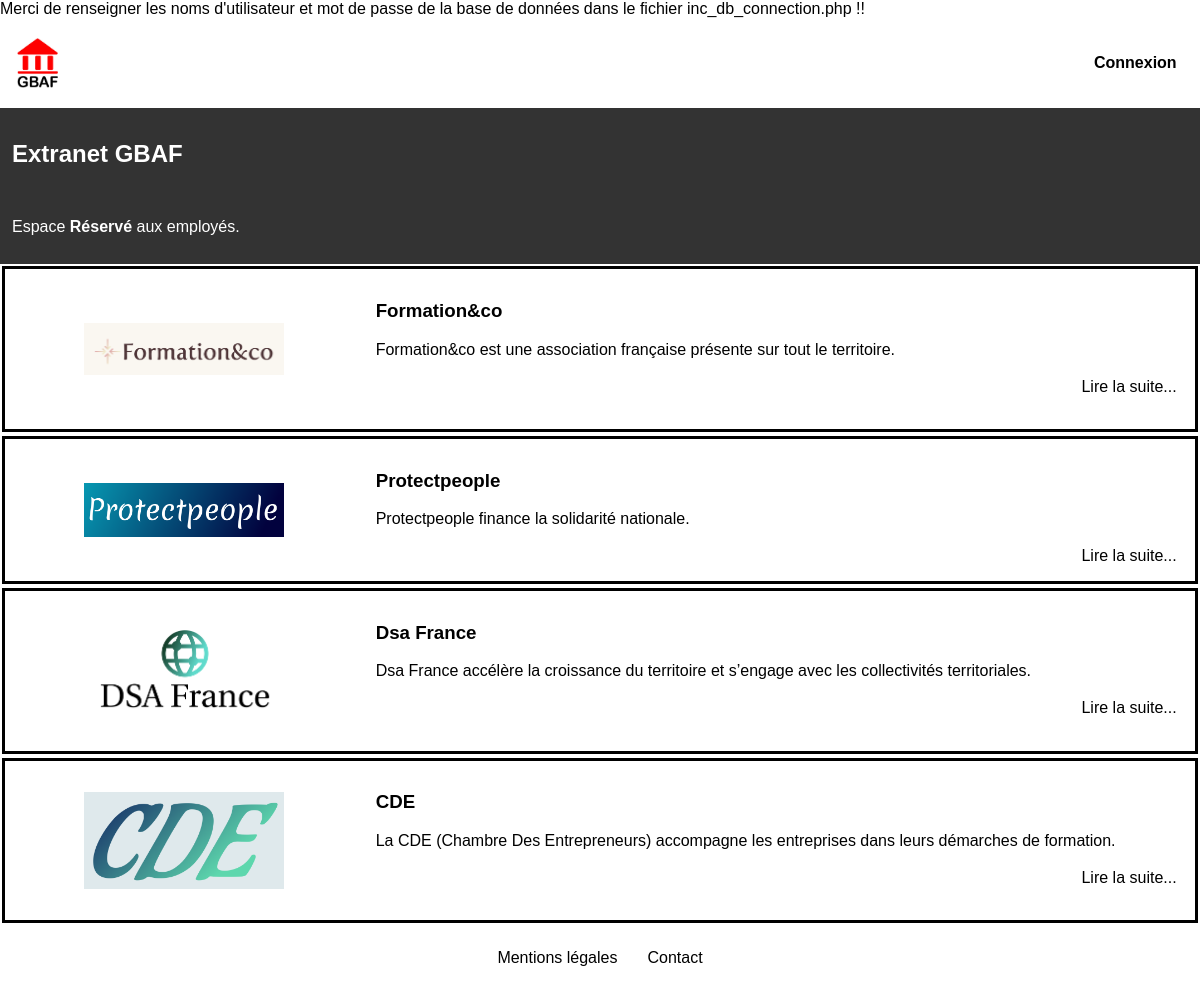
The app's page /actors.php (signed in) with its own data.
### tables this page shows
CREATE TABLE `acteur` (
                          `id_acteur` int(11) NOT NULL AUTO_INCREMENT,
                          `acteur` varchar(100) NOT NULL,
                          `description` longtext NOT NULL,
                          `logo` varchar(250) NOT NULL,
                          PRIMARY KEY (`id_acteur`)
);

### constante.php (called while the page is built, shortened)
<?php
include ("fonction.php");
$title = !isset($title) ? 'Extranet GBAF' : NULL;

### fonction.php (called while the page is built, shortened)
<?php
function limite_ligne($chaine,$max=10){
    $chaine = strip_tags($chaine);
    $delim = "\n";
    $expl = explode($delim,$chaine);
    if(count($expl) >= $max){
        $i = 0;
        $chaine = "";
        while($i < $max){
            $chaine.= $expl[$i].$delim;
            $i++;
            }
    }
    return $chaine;
}

### actors.php (the view, shortened to what this page needs)
<?php
include ('inc_db_connection.php');
include ('constante.php');
?>
<!DOCTYPE html>
<html lang="FR">
<head>
    <link rel="stylesheet" type="text/css"  href="style.css" />
</head>
<body>
<?php
include('header.php');
?>
<section class="presentation">
    <div class="col">
        <div class="main"><h1><?php echo $title; ?></h1></div>
        <div class="main"><p>Espace <b>Réservé</b> aux employés.</p></div>
    </div>
</section>
<div class="col"><?php
    $requete = $bdd->query('select id_acteur, acteur, description, logo  from  acteur') or die(print_r($bdd->errorInfo()));
    if ($requete->rowCount() > 0) {
        while ($donnees = $requete->fetch())
        {
            echo '    <div class="row">
                    <div class="side">
                        <div class="fakeimg"><img src="/img/'.$donnees["logo"].'" alt="logo_partenaire"></div>
                    </div>
                    <div class="main">
                        <h3>'.$donnees["acteur"].'</h3>
                        <p>'.limite_ligne($donnees["description"],$max=1).'</p>
                        <div class="bouton">
                            <a href="acteur.php?id='.$donnees["id_acteur"].'" >Lire la suite...</a>
                        </div>
                    </div>
                </div>
            ';
        }
    }
?>
</div>
<?php
include "footer.php";
?>
</body>
</html>

### header.php
<header>
    <div class="header">
        <div class="row">
            <div class="side"><a href="actors.php"><img src="/img/logo.jpg" alt="logo" height="50"></a></div>
            <div class="main_header">
                <div class='bouton'>
                    <p><?php
             if (isset($_SESSION['login']) and !empty($_SESSION['login']) ){
                 echo '
            <a title="Déconnexion" href="deconnexion.php"><img alt="Se déconnecter" class="rotate" src="/img/deconnexion.png" height="30"></a>
            <a title="Profile" href="profile.php"><img alt="Profile" class="rotate" src="/img/icone_param.svg" height="40"></a>
            <img src="/img/user.png" height="40" alt="logo_user">' . $_SESSION['username'];
             }
             else {
              echo "<a href='index.php'>Connexion</a>";
             }
             ?></p>
                </div>
            </div>
        </div>
    </div>
</header>

### footer.php
<footer>
    <div class="footer">
        <div class="row">
            <div class="center">
                <div class="link"><a href="mentions.php">Mentions légales</a></div>&nbsp;<div class="link"><a href="contact.php">Contact</a></div>
            </div>
        </div>
    </div>
</footer>

### style.css (style rules this page uses)
* { box-sizing: border-box; }
body { font-family: Arial; margin: 0; }
.header { padding: 5px; background: #fff; color: black; width: auto; }
.header .side { background: #fff; text-align: left; }
.header .main_header { display: flex; background: #fff; color: black; font-weight: bold; justify-content: right; }
.header img, .header p { vertical-align: middle; }
.header .row { border-style: none; margin: 0; }
.presentation { padding: 5px; text-align: center; background: #333333; color: white; width: auto; }
.presentation .main { background: #333333; text-align: left; padding: 5px; }
.row { display: flex; flex-wrap: nowrap; width: auto; border-style: solid; border-color: black; margin: 2px; overflow: hidden; }
.col { display: flex; flex-direction: column; flex-wrap: wrap; width: auto; }
.side { flex: 30%; background-color: #fff; padding: 10px; margin: 2px; align-content: center; align-items: center; align-self: center; }
.main { flex: 70%; background-color: white; padding: 10px; margin: 2px; width: auto; }
.main_header { flex: 70%; background-color: white; padding: 10px; margin: 2px; align-self: center; width: auto; }
.bouton { float: right; color: black; padding: 0.2em; background-color: white; justify-content: center; align-content: center; align-self: center; }
.bouton a { color: black; padding: 0.2em ; text-decoration: none; text-align: center; }
.center { display: flex; flex: 100%; padding: 10px; width: auto; justify-content: center; align-content: center; align-self: center; align-items: center; }
.link { display: flex; color: black; padding: 0.2em 0.4em; }
.link a { color: black; padding: 0.2em 0.4em; text-decoration: none; text-align: center; }
.fakeimg { width: auto; padding: 5px; align-content: center; justify-content: center; text-align: center; }
.fakeimg img { max-height: 150px; max-width: 200px; position: relative; left: -400px; -webkit-animation-name: lefttoright; -webkit-animation-duration: 2s; -webkit-animation-direction: normal; animation-name: lefttoright; animation-duration: 2s; animation-direction: normal; animation-fill-mode: forwards; }
.footer { padding: 5px; text-align: center; width: auto; }
.footer .row { border-style: none; }

### records on screen
acteur: logo (picture), acteur "Formation&co", description "Formation&co est une association française présente sur tout le territoire."
acteur: logo (picture), acteur "Protectpeople", description "Protectpeople finance la solidarité nationale."
acteur: logo (picture), acteur "Dsa France", description "Dsa France accélère la croissance du territoire et s’engage avec les collectivités territoriales."
acteur: logo (picture), acteur "CDE", description "La CDE (Chambre Des Entrepreneurs) accompagne les entreprises dans leurs démarches de formation."

### other values on screen
$title "Extranet GBAF"
